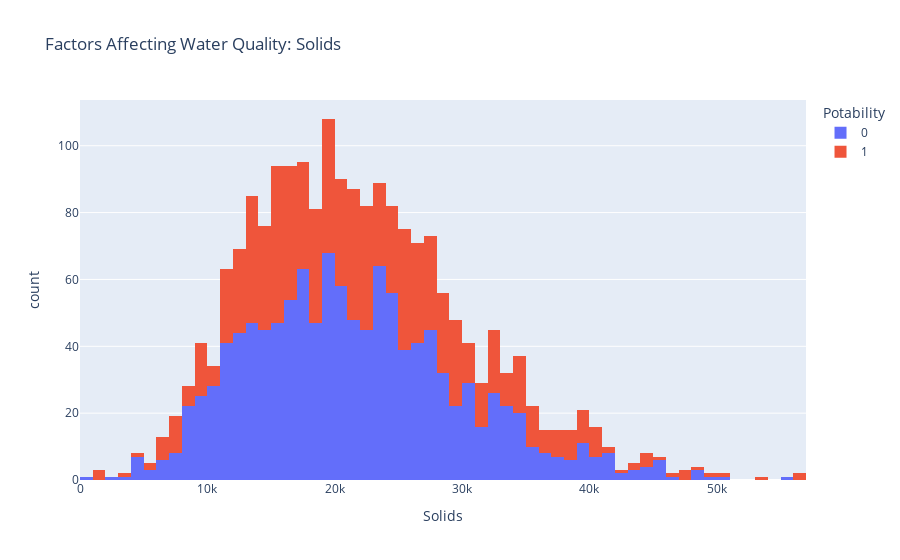

The notebook cell this image was saved under:
### Markdown cell above
#### 4. Create a histogram chart to visualize the distribution of total dissolved solids in water

### Code cell
px.histogram(waterdf, x = "Solids", color = "Potability", title= "Factors Affecting Water Quality: Solids")

### Figure 1 — Plotly figure (JSON) as saved in the notebook; plotly's stock layout.template omitted (floating-point values rounded to 4 significant figures; data arrays with more than 128 entries replaced by an {"elided": "..."} marker saying what was removed)
{"data": [{"bingroup": "x", "hovertemplate": "Potability=0<br>Solids=%{x}<br>count=%{y}<extra></extra>", "legendgroup": "0", "marker": {"color": "#636efa", "pattern": {"shape": ""}}, "name": "0", "orientation": "v", "showlegend": true, "type": "histogram", "x": {"elided": "1200 float values"}, "xaxis": "x", "yaxis": "y"}, {"bingroup": "x", "hovertemplate": "Potability=1<br>Solids=%{x}<br>count=%{y}<extra></extra>", "legendgroup": "1", "marker": {"color": "#EF553B", "pattern": {"shape": ""}}, "name": "1", "orientation": "v", "showlegend": true, "type": "histogram", "x": {"elided": "811 float values"}, "xaxis": "x", "yaxis": "y"}], "layout": {"barmode": "relative", "legend": {"title": {"text": "Potability"}, "tracegroupgap": 0}, "title": {"text": "Factors Affecting Water Quality: Solids"}, "xaxis": {"anchor": "y", "domain": [0, 1], "title": {"text": "Solids"}}, "yaxis": {"anchor": "x", "domain": [0, 1], "title": {"text": "count"}}}}
